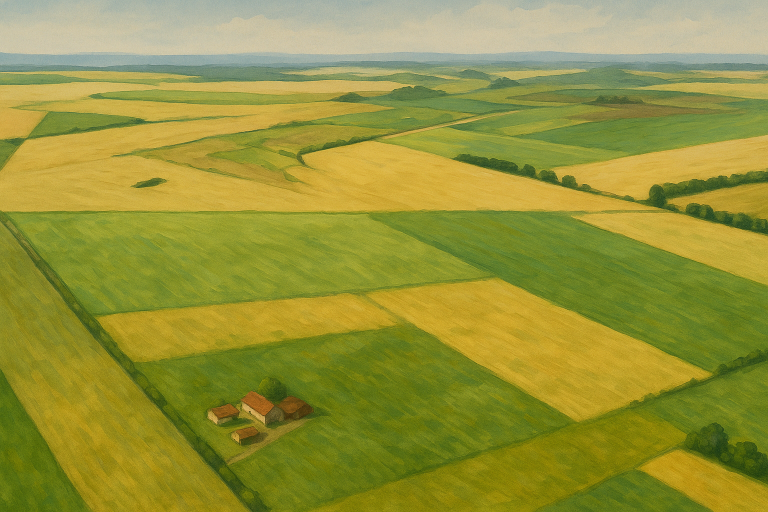
#> input picture GUI/src/vast/views/irrigation/map_field.jpg, 1536 x 1024 px (shown at 1/2 size)
$ python -i disease.py   (imports and definitions only)
#> lines starting #> are read from the running program, lines starting #| are printed output that depends on the picture
import cv2
import numpy as np

from ...agri_baseline.src.detectors.base import Detection
from ..pipeline import config


# [195 lines that did not run here, left out]

>>> import cv2
>>> picture = cv2.imread('../../../../../../../../GUI/src/vast/views/irrigation/map_field.jpg', cv2.IMREAD_GRAYSCALE)
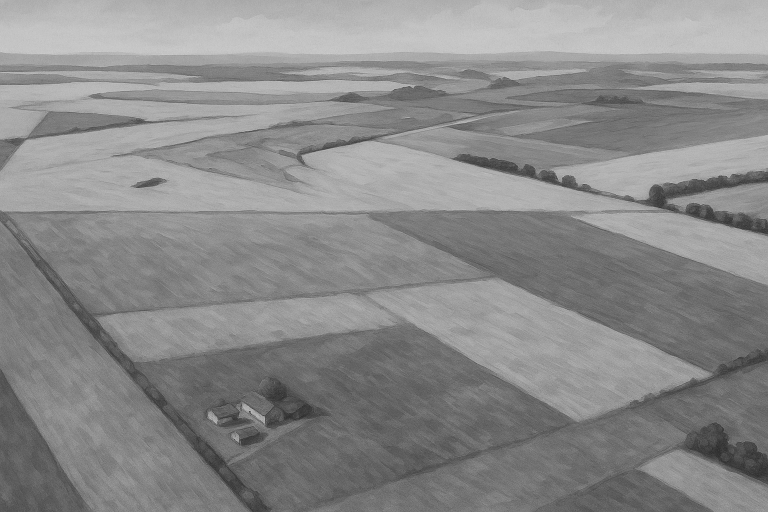
#> picture: shape (1024, 1536) (shown at 1/2 size); min 23, max 213, mean 137.7
#> (the run stopped early here; a loop or call above may not have finished)
